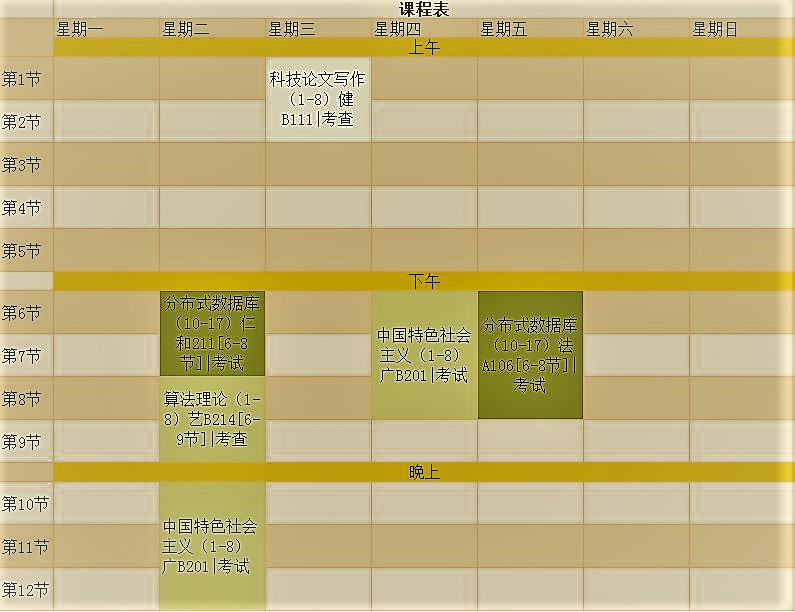
//> input picture 1-5-2/1-5-2/2.jpg, 795 x 612 px
$ ./optical_flow   (built with g++ and OpenCV 4)
//> lines starting //> are read from the running program, lines starting //| are printed output that depends on the picture
#include <iostream>
#include <fstream>

#include "opencv2/video/tracking.hpp"
#include "opencv2/highgui/highgui.hpp"

using namespace cv;
using namespace std;

// [136 lines left out: functions isFlowCorrect, computeColor, drawOpticalFlow, writeOpticalFlowToFile, not called in this run]

int main(int argc, const char* argv[])
{
    // [5 lines of commented-out code are left out]

    Mat frame0 = imread("2.jpg", IMREAD_GRAYSCALE);
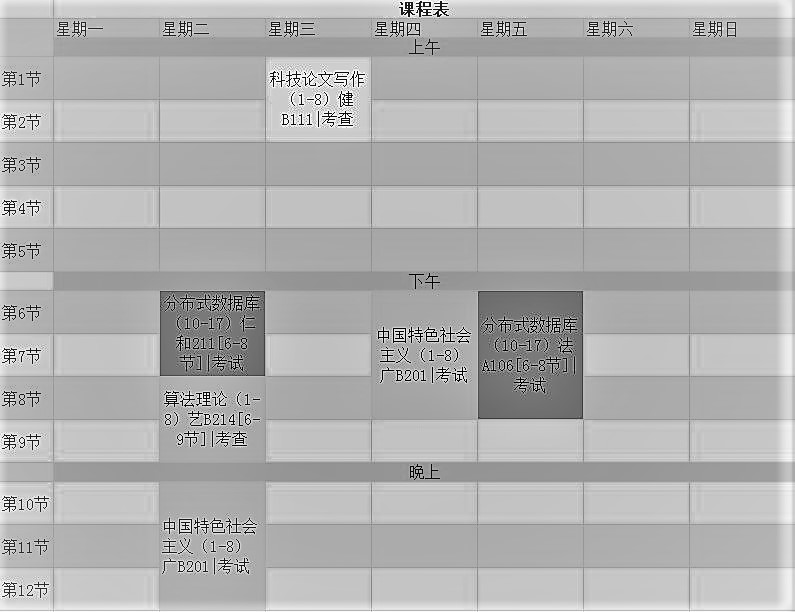
//> frame0: 612 rows x 795 cols, CV_8UC1; min 0, max 255, mean 177.4
    Mat frame1 = imread("3.jpg", IMREAD_GRAYSCALE);
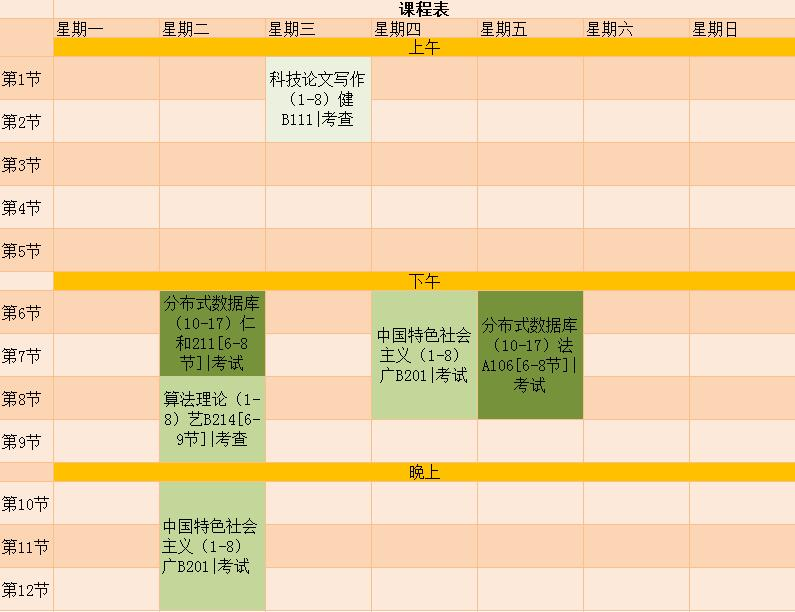
//> input picture 1-5-2/1-5-2/3.jpg, 795 x 612 px
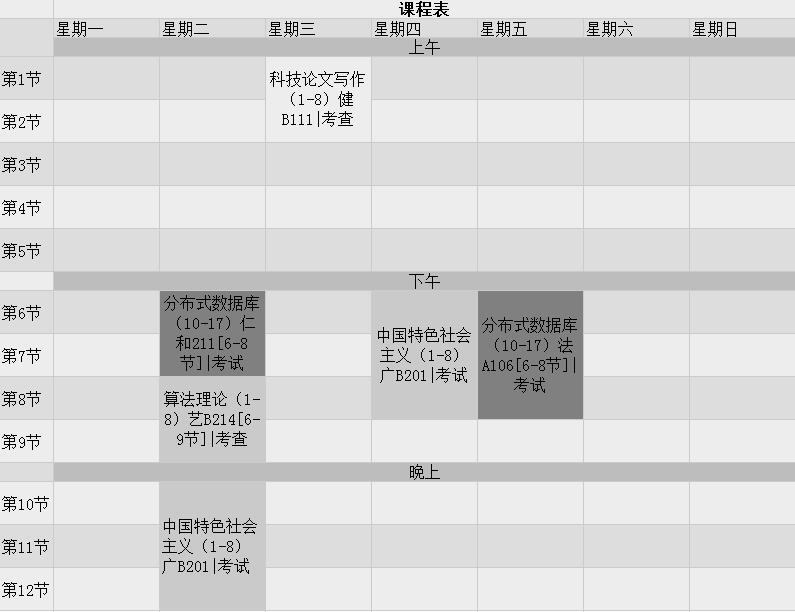
//> frame1: 612 rows x 795 cols, CV_8UC1; min 0, max 255, mean 214.9

    // [16 lines of commented-out code are left out]

    Mat_<Point2f> flow;
//> (the run ends here: the program needs code that is not available in this run, at `Ptr<DenseOpticalFlow> tvl1 = createOptFlow_DualTVL1();`)
